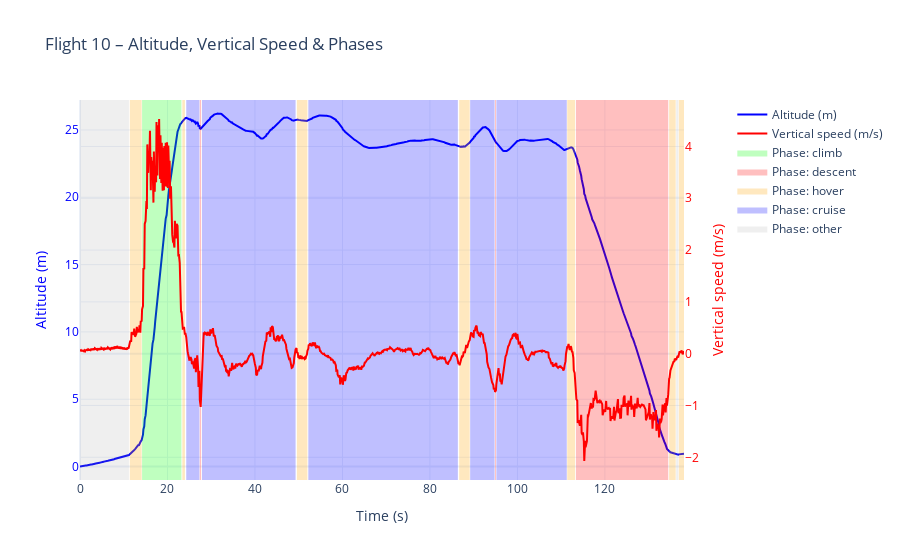

The code cell stored with this chart in its notebook:
### Code cell
import plotly.graph_objects as go
import numpy as np

# ------------------ Select one flight ------------------
flight_id = 10
d = df[df["flight"] == flight_id].copy()

# ------------------ Define colors for phases ------------------
phase_colors = {
    "climb":   "rgba(0,255,0,0.25)",      # light green
    "descent": "rgba(255,0,0,0.25)",      # light red
    "hover":   "rgba(255,165,0,0.25)",    # light orange
    "cruise":  "rgba(0,0,255,0.25)",      # light blue
    "other":   "rgba(150,150,150,0.15)"   # light gray
}

# ------------------ Build customdata for hover ------------------
# customdata[:, 0] = altitude
# customdata[:, 1] = vertical speed
# customdata[:, 2] = horizontal speed
# customdata[:, 3] = phase
customdata = np.stack((
    d["altitude_measured"],
    d["vertical_speed_smooth"],
    d["horizontal_speed_smooth"],
    d["phase"]
), axis=-1)

# ------------------ Compute altitude range ------------------
y_min = d["altitude_measured"].min() - 1
y_max = d["altitude_measured"].max() + 1

fig = go.Figure()

# ------------------ 1) Add Altitude (left axis) ------------------
fig.add_trace(go.Scatter(
    x=d["time"],
    y=d["altitude_measured"],
    mode="lines",
    line=dict(width=2, color="blue"),
    name="Altitude (m)",
    customdata=customdata,
    hovertemplate=(
        "Time: %{x:.2f} s<br>"
        "Altitude: %{customdata[0]:.2f} m<br>"
        "Vertical speed: %{customdata[1]:.2f} m/s<br>"
        "Horizontal speed: %{customdata[2]:.2f} m/s<br>"
        "Phase: %{customdata[3]}<extra></extra>"
    )
))

# ------------------ 2) Add Vertical Speed (right axis) ------------------
fig.add_trace(go.Scatter(
    x=d["time"],
    y=d["vertical_speed_smooth"],
    mode="lines",
    line=dict(width=2, color="red"),
    name="Vertical speed (m/s)",
    yaxis="y2",
    customdata=customdata,
    hovertemplate=(
        "Time: %{x:.2f} s<br>"
        "Altitude: %{customdata[0]:.2f} m<br>"
        "Vertical speed: %{customdata[1]:.2f} m/s<br>"
        "Horizontal speed: %{customdata[2]:.2f} m/s<br>"
        "Phase: %{customdata[3]}<extra></extra>"
    )
))

# ------------------ 3) Add Phase Bands as Filled Traces ------------------
for phase, color in phase_colors.items():
    df_phase = d[d["phase"] == phase]
    if df_phase.empty:
        continue

    x_band = []
    y_band = []
    prev_idx = None
    start_t = None

    for idx, row in df_phase.iterrows():
        t = row["time"]
        if (prev_idx is None) or (idx != prev_idx + 1):
            if start_t is not None:
                # close previous rectangle
                x_band += [start_t, end_t, end_t, start_t, start_t, None]
                y_band += [y_min, y_min, y_max, y_max, y_min, None]
            start_t = t
        end_t = t
        prev_idx = idx

    # close last segment
    if start_t is not None:
        x_band += [start_t, end_t, end_t, start_t, start_t, None]
        y_band += [y_min, y_min, y_max, y_max, y_min, None]

    fig.add_trace(go.Scatter(
        x=x_band,
        y=y_band,
        mode="lines",
        fill="toself",
        fillcolor=color,
        line=dict(width=0),
        name=f"Phase: {phase}",
        hoverinfo="skip",  # don't show tooltip for background
        showlegend=True
    ))

# ------------------ 4) Layout ------------------
fig.update_layout(
    title=f"Flight {flight_id} – Altitude, Vertical Speed & Phases",
    xaxis=dict(title="Time (s)"),

    # Left Y-axis
    yaxis=dict(
        title=dict(text="Altitude (m)", font=dict(color="blue")),
        tickfont=dict(color="blue"),
        range=[y_min, y_max]
    ),

    # Right Y-axis
    yaxis2=dict(
        title=dict(text="Vertical speed (m/s)", font=dict(color="red")),
        tickfont=dict(color="red"),
        overlaying="y",
        side="right"
    ),

    template="plotly_white",
    legend=dict(x=1, y=1)
)
fig.update_layout(
    legend=dict(
        x=1.08,
        y=1,
        bgcolor="rgba(255,255,255,0.7)"
    ),
    margin=dict(r=120)
)


fig.show()

### Figure 1 — Plotly figure (JSON) as saved in the notebook; plotly's stock layout.template omitted (floating-point values rounded to 4 significant figures; data arrays with more than 128 entries replaced by an {"elided": "..."} marker saying what was removed)
{"data": [{"customdata": {"elided": "922x4 mixed values"}, "hovertemplate": "Time: %{x:.2f} s<br>Altitude: %{customdata[0]:.2f} m<br>Vertical speed: %{customdata[1]:.2f} m/s<br>Horizontal speed: %{customdata[2]:.2f} m/s<br>Phase: %{customdata[3]}<extra></extra>", "line": {"color": "blue", "width": 2}, "mode": "lines", "name": "Altitude (m)", "type": "scatter", "x": {"elided": "922 float values"}, "y": {"elided": "922 float values"}}, {"customdata": {"elided": "922x4 mixed values"}, "hovertemplate": "Time: %{x:.2f} s<br>Altitude: %{customdata[0]:.2f} m<br>Vertical speed: %{customdata[1]:.2f} m/s<br>Horizontal speed: %{customdata[2]:.2f} m/s<br>Phase: %{customdata[3]}<extra></extra>", "line": {"color": "red", "width": 2}, "mode": "lines", "name": "Vertical speed (m/s)", "type": "scatter", "x": {"elided": "922 float values"}, "y": {"elided": "922 float values"}, "yaxis": "y2"}, {"fill": "toself", "fillcolor": "rgba(0,255,0,0.25)", "hoverinfo": "skip", "line": {"width": 0}, "mode": "lines", "name": "Phase: climb", "showlegend": true, "type": "scatter", "x": [14.19, 23.2, 23.2, 14.19, 14.19, null, 24.09, 24.09, 24.09, 24.09, 24.09, null, 49.5, 49.5, 49.5, 49.5, 49.5, null, 86.49, 86.49, 86.49, 86.49, 86.49, null], "y": [-1, -1, 27.22, 27.22, -1, null, -1, -1, 27.22, 27.22, -1, null, -1, -1, 27.22, 27.22, -1, null, -1, -1, 27.22, 27.22, -1, null]}, {"fill": "toself", "fillcolor": "rgba(255,0,0,0.25)", "hoverinfo": "skip", "line": {"width": 0}, "mode": "lines", "name": "Phase: descent", "showlegend": true, "type": "scatter", "x": [27.39, 27.69, 27.69, 27.39, 27.39, null, 94.89, 95.1, 95.1, 94.89, 94.89, null, 113.4, 134.5, 134.5, 113.4, 113.4, null], "y": [-1, -1, 27.22, 27.22, -1, null, -1, -1, 27.22, 27.22, -1, null, -1, -1, 27.22, 27.22, -1, null]}, {"fill": "toself", "fillcolor": "rgba(255,165,0,0.25)", "hoverinfo": "skip", "line": {"width": 0}, "mode": "lines", "name": "Phase: hover", "showlegend": true, "type": "scatter", "x": [11.39, 14.1, 14.1, 11.39, 11.39, null, 23.39, 23.99, 23.99, 23.39, 23.39, null, 49.59, 51.99, 51.99, 49.59, 49.59, null, 86.69, 89.1, 89.1, 86.69, 86.69, null, 111.4, 113.2, 113.2, 111.4, 111.4, null, 134.7, 136.2, 136.2, 134.7, 134.7, null, 136.9, 138.1, 138.1, 136.9, 136.9, null], "y": [-1, -1, 27.22, 27.22, -1, null, -1, -1, 27.22, 27.22, -1, null, -1, -1, 27.22, 27.22, -1, null, -1, -1, 27.22, 27.22, -1, null, -1, -1, 27.22, 27.22, -1, null, -1, -1, 27.22, 27.22, -1, null, -1, -1, 27.22, 27.22, -1, null]}, {"fill": "toself", "fillcolor": "rgba(0,0,255,0.25)", "hoverinfo": "skip", "line": {"width": 0}, "mode": "lines", "name": "Phase: cruise", "showlegend": true, "type": "scatter", "x": [24.29, 27.3, 27.3, 24.29, 24.29, null, 27.89, 49.29, 49.29, 27.89, 27.89, null, 52.2, 86.39, 86.39, 52.2, 52.2, null, 89.2, 94.79, 94.79, 89.2, 89.2, null, 95.19, 111.3, 111.3, 95.19, 95.19, null], "y": [-1, -1, 27.22, 27.22, -1, null, -1, -1, 27.22, 27.22, -1, null, -1, -1, 27.22, 27.22, -1, null, -1, -1, 27.22, 27.22, -1, null, -1, -1, 27.22, 27.22, -1, null]}, {"fill": "toself", "fillcolor": "rgba(150,150,150,0.15)", "hoverinfo": "skip", "line": {"width": 0}, "mode": "lines", "name": "Phase: other", "showlegend": true, "type": "scatter", "x": [0, 11.19, 11.19, 0, 0, null, 136.3, 136.8, 136.8, 136.3, 136.3, null], "y": [-1, -1, 27.22, 27.22, -1, null, -1, -1, 27.22, 27.22, -1, null]}], "layout": {"legend": {"bgcolor": "rgba(255,255,255,0.7)", "x": 1.08, "y": 1}, "margin": {"r": 120}, "title": {"text": "Flight 10 – Altitude, Vertical Speed & Phases"}, "xaxis": {"title": {"text": "Time (s)"}}, "yaxis": {"range": [-1, 27.22], "tickfont": {"color": "blue"}, "title": {"font": {"color": "blue"}, "text": "Altitude (m)"}}, "yaxis2": {"overlaying": "y", "side": "right", "tickfont": {"color": "red"}, "title": {"font": {"color": "red"}, "text": "Vertical speed (m/s)"}}}}
